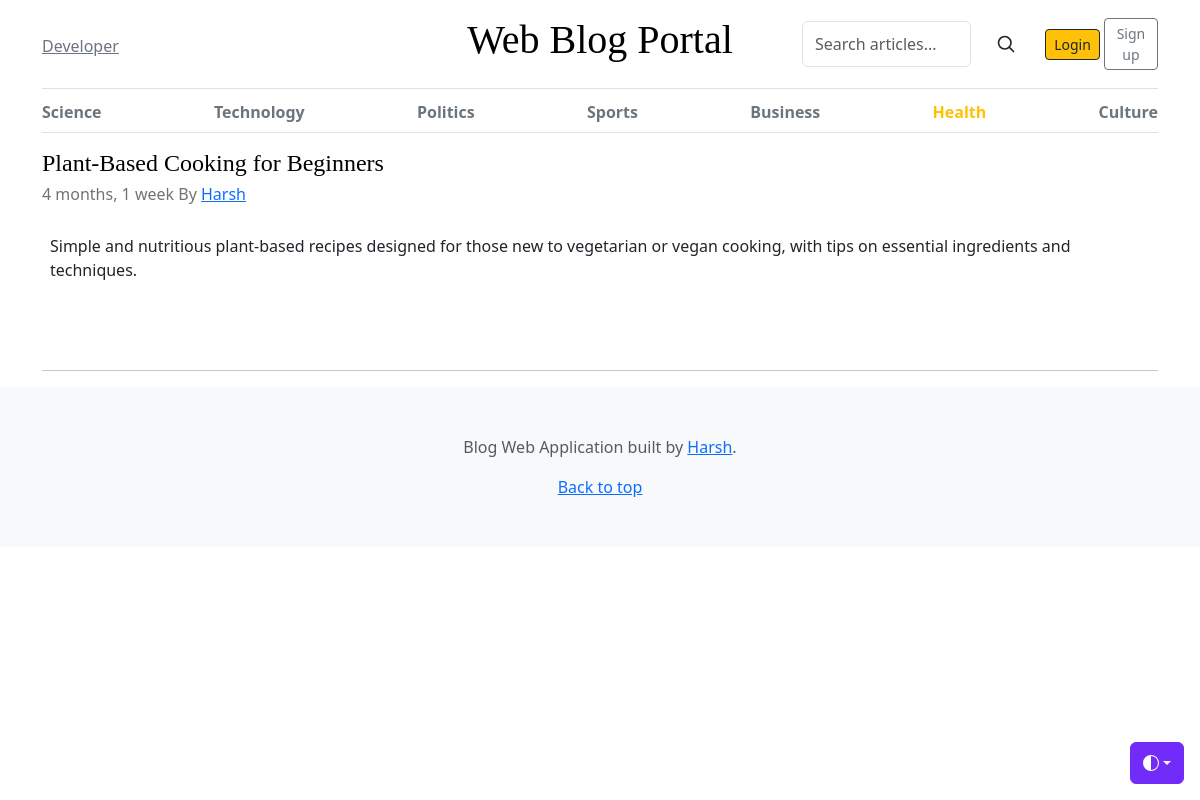
The app's page /category/6/, older data.
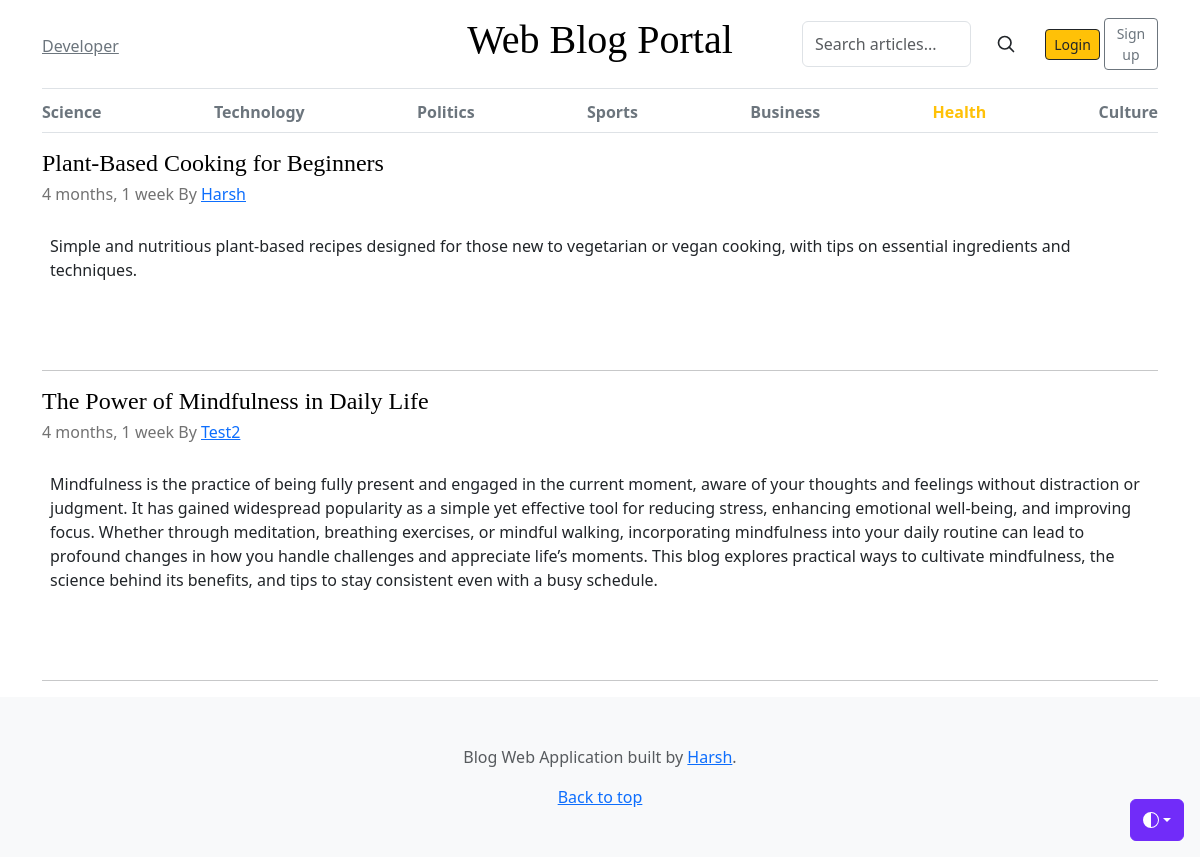
The same page, newer data.
### blogs/models.py (models this page shows, shortened)
class Category(models.Model):
    category_name = models.CharField(max_length=50, unique=True)
    created_at = models.DateTimeField(auto_now_add=True)
    updated_at = models.DateTimeField(auto_now=True)
    class Meta:
        verbose_name_plural = 'Categories'

class Blogs(models.Model):
    title = models.CharField(max_length=100,unique=True)
    slug = models.SlugField(unique=True, blank=True)
    category = models.ForeignKey(Category, on_delete=models.CASCADE)
    author = models.ForeignKey(User, on_delete=models.CASCADE)
    blog_image = models.ImageField(upload_to='uploads/%y/%m/%d')
    short_description = models.TextField(max_length=1000)
    blog_body = models.TextField(max_length=3000)
    status = models.CharField(max_length=100,choices=STATUS_CHOICE,default='Draft')
    is_featured = models.BooleanField(default=False)
    created_at = models.DateTimeField(auto_now_add=True)
    updated_at = models.DateTimeField(auto_now=True)
    class Meta:
        verbose_name_plural = 'Blogs'

### blogs/views.py (the view)
# urls.py: path('<int:id>/', views.posts_by_category , name = 'posts_by_category'),
def posts_by_category(requests,id):
    posts = Blogs.objects.filter(category=id,status="Published")
    try:
        category = Category.objects.get(pk=id)
    except:
        messages.error(requests," The Category was not found.")
        return redirect('home')
    context = {
        'active_category':category,
        'posts':posts,
    }
    return render(requests,'blogs/blog_list.html',context)

### blogs/context_processors.py (called while the page is built)
def get_category(request):
    categories = Category.objects.all()
    return dict(categories=categories)

### dashboard/context_processors.py (called while the page is built)
def is_admin_user(request):
    return {'is_admin': request.user.groups.filter(name='Admin').exists() if request.user.is_authenticated else False}

### templates/blogs/blog_list.html (shortened to what this page needs)
{% extends 'base/base.html'%}
{%block 'content'%}
    <main class="container">
        {% for post in posts%}
            <article class="blog-post">
                <a href="{% url 'blog' post.slug%}" class="link-dark text-decoration-none"><h4 class="display-7 link-body-emphasis mb-1">{{post.title}}</h4></a>
                <p class="blog-post-meta">{{post.created_at|timesince}} By <a href="#">{{post.author|capfirst}}</a></p>
                <div class= "text-left py-2 px-2">
                    <p>{{post.short_description}}</p>
                </div>
            </article>
            <hr>
        {% endfor %}
    </main>
{%endblock 'content'%}

### templates/base/base.html (shortened to what this page needs)
{% include './header.html'%}
{% block nav %}
    <div class="container">
    <div class="nav-scroller py-1 mb-3 border-bottom">
        <nav class="nav nav-underline justify-content-between">
            {% for category in categories%}
            <a class="nav-item nav-link {% if active_category.id == category.id%}link-warning fw-bold{% endif %} active link-secondary font-weight-normal" href="{% url 'posts_by_category' category.id %}">{{category.category_name}}</a>
            {% endfor %}
        </nav>
    </div>
    </div>
{% endblock nav %}
{% block 'content'%}{%endblock 'content'%}
{% include './footer.html'%}

Row changes from the older to the newer data that the page shows:
added Blogs: title "The Power of Mindfulness in Daily Life", created_at "4 months, 1 week", author "Test2", short_description "Mindfulness is the practice of being fully present and engaged in the current moment, aware of your thoughts and feelings without distraction or judgment. It has gained widespread popularity as a simple yet effective tool for reducing stress, enhancing emotional well-being, and improving focus. Whether through meditation, breathing exercises, or mindful walking, incorporating mindfulness into your daily routine can lead to profound changes in how you handle challenges and appreciate life’s moments. This blog explores practical ways to cultivate mindfulness, the science behind its benefits, and tips to stay consistent even with a busy schedule."
